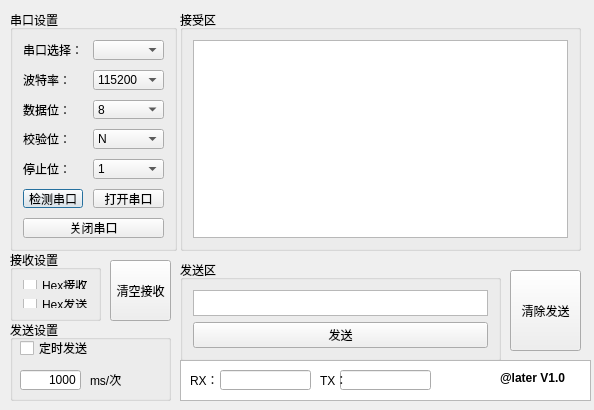
<?xml version="1.0" encoding="UTF-8"?>
<ui version="4.0">
 <class>Form</class>
 <widget class="QWidget" name="Form">
  <property name="geometry">
   <rect>
    <x>0</x>
    <y>0</y>
    <width>594</width>
    <height>410</height>
   </rect>
  </property>
  <property name="windowTitle">
   <string>Form</string>
  </property>
  <widget class="QGroupBox" name="formGroupBox">
   <property name="geometry">
    <rect>
     <x>10</x>
     <y>10</y>
     <width>167</width>
     <height>241</height>
    </rect>
   </property>
   <property name="title">
    <string>串口设置</string>
   </property>
   <layout class="QFormLayout" name="formLayout">
    <property name="horizontalSpacing">
     <number>10</number>
    </property>
    <property name="verticalSpacing">
     <number>10</number>
    </property>
    <property name="leftMargin">
     <number>10</number>
    </property>
    <property name="topMargin">
     <number>10</number>
    </property>
    <property name="rightMargin">
     <number>10</number>
    </property>
    <property name="bottomMargin">
     <number>10</number>
    </property>
    <item row="0" column="0">
     <widget class="QLabel" name="s1__lb_2">
      <property name="text">
       <string>串口选择：</string>
      </property>
     </widget>
    </item>
    <item row="0" column="1">
     <widget class="QComboBox" name="s1__box_2"/>
    </item>
    <item row="1" column="0">
     <widget class="QLabel" name="s1__lb_3">
      <property name="text">
       <string>波特率：</string>
      </property>
     </widget>
    </item>
    <item row="1" column="1">
     <widget class="QComboBox" name="s1__box_3">
      <item>
       <property name="text">
        <string>115200</string>
       </property>
      </item>
      <item>
       <property name="text">
        <string>2400</string>
       </property>
      </item>
      <item>
       <property name="text">
        <string>4800</string>
       </property>
      </item>
      <item>
       <property name="text">
        <string>9600</string>
       </property>
      </item>
      <item>
       <property name="text">
        <string>14400</string>
       </property>
      </item>
      <item>
       <property name="text">
        <string>19200</string>
       </property>
      </item>
      <item>
       <property name="text">
        <string>38400</string>
       </property>
      </item>
      <item>
       <property name="text">
        <string>57600</string>
       </property>
      </item>
      <item>
       <property name="text">
        <string>76800</string>
       </property>
      </item>
      <item>
       <property name="text">
        <string>12800</string>
       </property>
      </item>
      <item>
       <property name="text">
        <string>230400</string>
       </property>
      </item>
      <item>
       <property name="text">
        <string>460800</string>
       </property>
      </item>
     </widget>
    </item>
    <item row="2" column="0">
     <widget class="QLabel" name="s1__lb_4">
      <property name="text">
       <string>数据位：</string>
      </property>
     </widget>
    </item>
    <item row="2" column="1">
     <widget class="QComboBox" name="s1__box_4">
      <item>
       <property name="text">
        <string>8</string>
       </property>
      </item>
      <item>
       <property name="text">
        <string>7</string>
       </property>
      </item>
      <item>
       <property name="text">
        <string>6</string>
       </property>
      </item>
      <item>
       <property name="text">
        <string>5</string>
       </property>
      </item>
     </widget>
    </item>
    <item row="3" column="0">
     <widget class="QLabel" name="s1__lb_5">
      <property name="text">
       <string>校验位：</string>
      </property>
     </widget>
    </item>
    <item row="3" column="1">
     <widget class="QComboBox" name="s1__box_5">
      <item>
       <property name="text">
        <string>N</string>
       </property>
      </item>
     </widget>
    </item>
    <item row="4" column="0">
     <widget class="QLabel" name="s1__lb_6">
      <property name="text">
       <string>停止位：</string>
      </property>
     </widget>
    </item>
    <item row="4" column="1">
     <widget class="QComboBox" name="s1__box_6">
      <item>
       <property name="text">
        <string>1</string>
       </property>
      </item>
     </widget>
    </item>
    <item row="5" column="0">
     <widget class="QPushButton" name="s1__box_1">
      <property name="text">
       <string>检测串口</string>
      </property>
      <property name="autoRepeatInterval">
       <number>100</number>
      </property>
      <property name="default">
       <bool>true</bool>
      </property>
     </widget>
    </item>
    <item row="5" column="1">
     <widget class="QPushButton" name="open_button">
      <property name="text">
       <string>打开串口</string>
      </property>
     </widget>
    </item>
    <item row="6" column="0" colspan="2">
     <widget class="QPushButton" name="close_button">
      <property name="text">
       <string>关闭串口</string>
      </property>
     </widget>
    </item>
   </layout>
  </widget>
  <widget class="QGroupBox" name="verticalGroupBox">
   <property name="geometry">
    <rect>
     <x>180</x>
     <y>10</y>
     <width>401</width>
     <height>241</height>
    </rect>
   </property>
   <property name="title">
    <string>接受区</string>
   </property>
   <layout class="QVBoxLayout" name="verticalLayout">
    <property name="leftMargin">
     <number>10</number>
    </property>
    <property name="topMargin">
     <number>10</number>
    </property>
    <property name="rightMargin">
     <number>10</number>
    </property>
    <property name="bottomMargin">
     <number>10</number>
    </property>
    <item>
     <widget class="QTextBrowser" name="s2__receive_text"/>
    </item>
   </layout>
  </widget>
  <widget class="QGroupBox" name="verticalGroupBox_2">
   <property name="geometry">
    <rect>
     <x>180</x>
     <y>260</y>
     <width>321</width>
     <height>101</height>
    </rect>
   </property>
   <property name="title">
    <string>发送区</string>
   </property>
   <layout class="QVBoxLayout" name="verticalLayout_2">
    <property name="leftMargin">
     <number>10</number>
    </property>
    <property name="topMargin">
     <number>10</number>
    </property>
    <property name="rightMargin">
     <number>10</number>
    </property>
    <property name="bottomMargin">
     <number>10</number>
    </property>
    <item>
     <widget class="QTextEdit" name="s3__send_text">
      <property name="html">
       <string>&lt;!DOCTYPE HTML PUBLIC &quot;-//W3C//DTD HTML 4.0//EN&quot; &quot;http://www.w3.org/TR/REC-html40/strict.dtd&quot;&gt;
&lt;html&gt;&lt;head&gt;&lt;meta name=&quot;qrichtext&quot; content=&quot;1&quot; /&gt;&lt;style type=&quot;text/css&quot;&gt;
p, li { white-space: pre-wrap; }
&lt;/style&gt;&lt;/head&gt;&lt;body style=&quot; font-family:'SimSun'; font-size:9pt; font-weight:400; font-style:normal;&quot;&gt;
&lt;p style=&quot;-qt-paragraph-type:empty; margin-top:0px; margin-bottom:0px; margin-left:0px; margin-right:0px; -qt-block-indent:0; text-indent:0px; font-family:'SimSun';&quot;&gt;&lt;br /&gt;&lt;/p&gt;&lt;/body&gt;&lt;/html&gt;</string>
      </property>
     </widget>
    </item>
    <item>
     <widget class="QPushButton" name="s3__send_button">
      <property name="text">
       <string>发送</string>
      </property>
     </widget>
    </item>
   </layout>
  </widget>
  <widget class="QPushButton" name="s3__clear_button">
   <property name="geometry">
    <rect>
     <x>510</x>
     <y>270</y>
     <width>71</width>
     <height>81</height>
    </rect>
   </property>
   <property name="text">
    <string>清除发送</string>
   </property>
  </widget>
  <widget class="QGroupBox" name="formGroupBox">
   <property name="geometry">
    <rect>
     <x>10</x>
     <y>250</y>
     <width>91</width>
     <height>71</height>
    </rect>
   </property>
   <property name="title">
    <string>接收设置</string>
   </property>
   <layout class="QFormLayout" name="formLayout_2">
    <property name="horizontalSpacing">
     <number>10</number>
    </property>
    <property name="verticalSpacing">
     <number>10</number>
    </property>
    <property name="leftMargin">
     <number>10</number>
    </property>
    <property name="topMargin">
     <number>10</number>
    </property>
    <property name="rightMargin">
     <number>10</number>
    </property>
    <property name="bottomMargin">
     <number>10</number>
    </property>
    <item row="0" column="0">
     <widget class="QCheckBox" name="hex_receive">
      <property name="text">
       <string>Hex接收</string>
      </property>
     </widget>
    </item>
    <item row="1" column="0">
     <widget class="QCheckBox" name="hex_send">
      <property name="text">
       <string>Hex发送</string>
      </property>
     </widget>
    </item>
   </layout>
  </widget>
  <widget class="QLabel" name="state_label">
   <property name="geometry">
    <rect>
     <x>20</x>
     <y>430</y>
     <width>145</width>
     <height>14</height>
    </rect>
   </property>
   <property name="text">
    <string/>
   </property>
   <property name="textFormat">
    <enum>Qt::AutoText</enum>
   </property>
   <property name="scaledContents">
    <bool>true</bool>
   </property>
   <property name="alignment">
    <set>Qt::AlignRight|Qt::AlignTrailing|Qt::AlignVCenter</set>
   </property>
  </widget>
  <widget class="QGroupBox" name="groupBox">
   <property name="geometry">
    <rect>
     <x>10</x>
     <y>320</y>
     <width>161</width>
     <height>81</height>
    </rect>
   </property>
   <property name="title">
    <string>发送设置</string>
   </property>
   <widget class="QCheckBox" name="timer_send_cb">
    <property name="geometry">
     <rect>
      <x>10</x>
      <y>20</y>
      <width>71</width>
      <height>16</height>
     </rect>
    </property>
    <property name="text">
     <string>定时发送</string>
    </property>
   </widget>
   <widget class="QLabel" name="dw">
    <property name="geometry">
     <rect>
      <x>80</x>
      <y>50</y>
      <width>54</width>
      <height>20</height>
     </rect>
    </property>
    <property name="text">
     <string>ms/次</string>
    </property>
   </widget>
   <widget class="QLineEdit" name="lineEdit_3">
    <property name="geometry">
     <rect>
      <x>10</x>
      <y>50</y>
      <width>61</width>
      <height>20</height>
     </rect>
    </property>
    <property name="text">
     <string>1000</string>
    </property>
    <property name="alignment">
     <set>Qt::AlignRight|Qt::AlignTrailing|Qt::AlignVCenter</set>
    </property>
   </widget>
  </widget>
  <widget class="QPushButton" name="s2__clear_button">
   <property name="geometry">
    <rect>
     <x>110</x>
     <y>260</y>
     <width>61</width>
     <height>61</height>
    </rect>
   </property>
   <property name="text">
    <string>清空接收</string>
   </property>
  </widget>
  <widget class="QPlainTextEdit" name="plainTextEdit">
   <property name="geometry">
    <rect>
     <x>180</x>
     <y>360</y>
     <width>411</width>
     <height>41</height>
    </rect>
   </property>
   <property name="font">
    <font>
     <weight>75</weight>
     <bold>true</bold>
    </font>
   </property>
   <property name="readOnly">
    <bool>true</bool>
   </property>
  </widget>
  <widget class="QLineEdit" name="lineEdit_2">
   <property name="geometry">
    <rect>
     <x>340</x>
     <y>370</y>
     <width>91</width>
     <height>20</height>
    </rect>
   </property>
  </widget>
  <widget class="QLabel" name="label_2">
   <property name="geometry">
    <rect>
     <x>320</x>
     <y>370</y>
     <width>48</width>
     <height>20</height>
    </rect>
   </property>
   <property name="text">
    <string>TX：</string>
   </property>
  </widget>
  <widget class="QLineEdit" name="lineEdit">
   <property name="geometry">
    <rect>
     <x>220</x>
     <y>370</y>
     <width>91</width>
     <height>20</height>
    </rect>
   </property>
  </widget>
  <widget class="QLabel" name="label">
   <property name="geometry">
    <rect>
     <x>190</x>
     <y>370</y>
     <width>48</width>
     <height>20</height>
    </rect>
   </property>
   <property name="text">
    <string>RX：</string>
   </property>
  </widget>
  <widget class="QLabel" name="label_3">
   <property name="geometry">
    <rect>
     <x>500</x>
     <y>370</y>
     <width>81</width>
     <height>16</height>
    </rect>
   </property>
   <property name="font">
    <font>
     <weight>75</weight>
     <bold>true</bold>
    </font>
   </property>
   <property name="cursor">
    <cursorShape>ForbiddenCursor</cursorShape>
   </property>
   <property name="text">
    <string>@later V1.0</string>
   </property>
  </widget>
  <zorder>verticalGroupBox</zorder>
  <zorder>verticalGroupBox_2</zorder>
  <zorder>formGroupBox</zorder>
  <zorder>s3__clear_button</zorder>
  <zorder>formGroupBox</zorder>
  <zorder>state_label</zorder>
  <zorder>groupBox</zorder>
  <zorder>s2__clear_button</zorder>
  <zorder>plainTextEdit</zorder>
  <zorder>lineEdit_2</zorder>
  <zorder>label_2</zorder>
  <zorder>lineEdit</zorder>
  <zorder>label</zorder>
  <zorder>label_3</zorder>
 </widget>
 <resources/>
 <connections/>
</ui>
